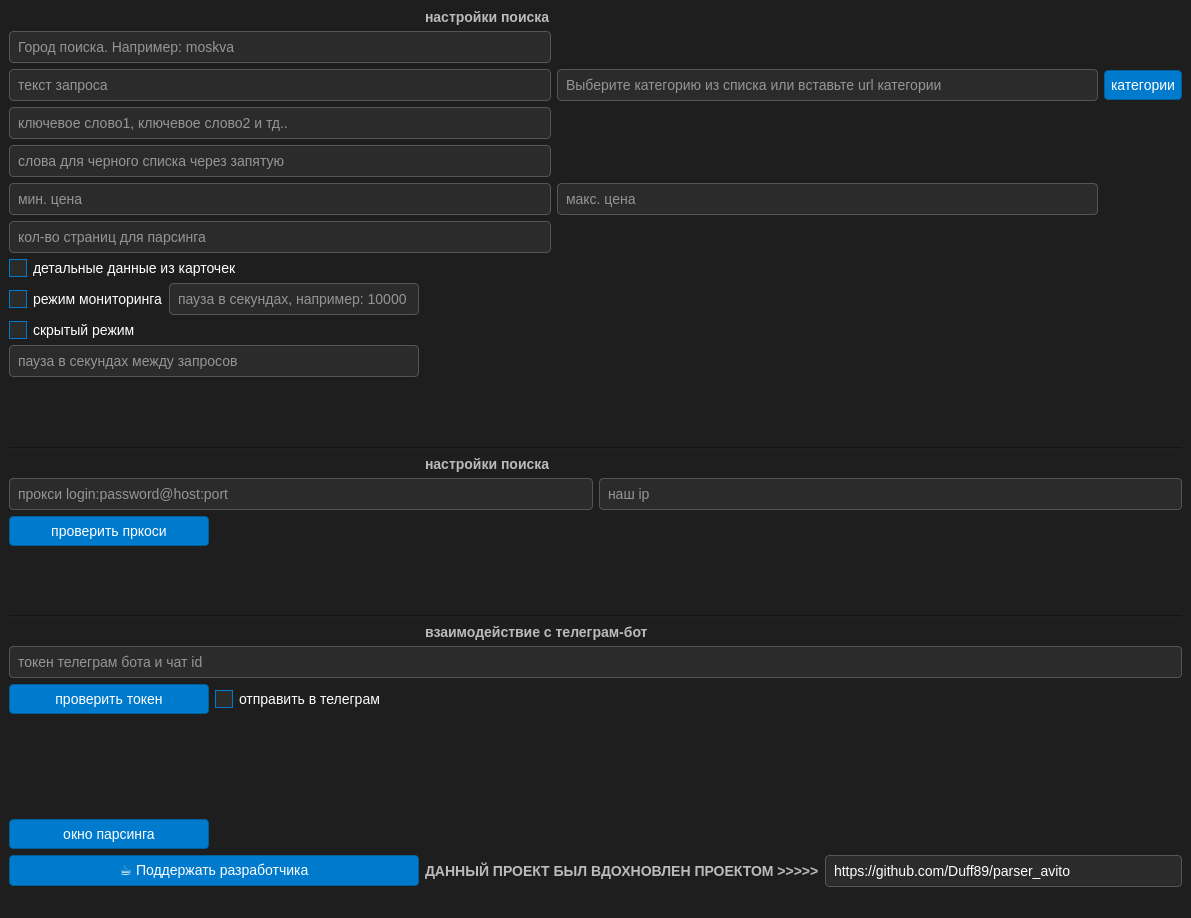
<?xml version="1.0" encoding="UTF-8"?>
<ui version="4.0">
 <class>MainWindow</class>
 <widget class="QMainWindow" name="MainWindow">
  <property name="geometry">
   <rect>
    <x>0</x>
    <y>0</y>
    <width>1191</width>
    <height>918</height>
   </rect>
  </property>
  <property name="windowTitle">
   <string>MainWindow</string>
  </property>
  <property name="styleSheet">
   <string notr="true">QWidget {
    background-color: #1e1e1e;
    color: #ffffff;
    font-family: Arial, sans-serif;
    font-size: 14px;
}

QLineEdit {
    background-color: #2b2b2b;
    border: 1px solid #555;
    border-radius: 4px;
    padding: 6px;
    color: #ffffff;
}

QLineEdit:focus {
    border: 1px solid #00aaff;
    background-color: #333;
}

QPushButton {
    background-color: #007acc;
    border: 1px solid #005f99;
    border-radius: 4px;
    padding: 6px;
    color: #ffffff;
}

QPushButton:hover {
    background-color: #005f99;
}

QPushButton:pressed {
    background-color: #004080;
}

QLabel {
    color: #bbbbbb;
    font-weight: bold;
}

QCheckBox {
    color: #ffffff;
}

QCheckBox::indicator {
    width: 16px;
    height: 16px;
    border: 1px solid #007acc;
    background: #2b2b2b;
}

QCheckBox::indicator:checked {
    background: #007acc;
    border: 1px solid #005f99;
}
</string>
  </property>
  <widget class="QWidget" name="centralwidget">
   <layout class="QGridLayout" name="gridLayout_5">
    <item row="13" column="1" colspan="2">
     <spacer name="verticalSpacer">
      <property name="orientation">
       <enum>Qt::Orientation::Vertical</enum>
      </property>
      <property name="sizeHint" stdset="0">
       <size>
        <width>20</width>
        <height>99</height>
       </size>
      </property>
     </spacer>
    </item>
    <item row="5" column="0" colspan="3">
     <widget class="Line" name="line">
      <property name="orientation">
       <enum>Qt::Orientation::Horizontal</enum>
      </property>
     </widget>
    </item>
    <item row="1" column="0" colspan="3">
     <layout class="QGridLayout" name="gridLayout">
      <item row="5" column="0">
       <widget class="QLineEdit" name="line_page_parse_count">
        <property name="placeholderText">
         <string>кол-во страниц для парсинга</string>
        </property>
       </widget>
      </item>
      <item row="0" column="0">
       <widget class="QLineEdit" name="line_city">
        <property name="placeholderText">
         <string>Город поиска. Например: moskva</string>
        </property>
       </widget>
      </item>
      <item row="1" column="2">
       <widget class="QPushButton" name="btn_category">
        <property name="maximumSize">
         <size>
          <width>100</width>
          <height>16777215</height>
         </size>
        </property>
        <property name="text">
         <string>категории</string>
        </property>
       </widget>
      </item>
      <item row="4" column="0">
       <widget class="QLineEdit" name="line_min_price">
        <property name="placeholderText">
         <string>мин. цена</string>
        </property>
       </widget>
      </item>
      <item row="1" column="0">
       <widget class="QLineEdit" name="line_search">
        <property name="maximumSize">
         <size>
          <width>1000</width>
          <height>16777215</height>
         </size>
        </property>
        <property name="placeholderText">
         <string>текст запроса</string>
        </property>
       </widget>
      </item>
      <item row="2" column="0">
       <widget class="QLineEdit" name="line_keywords">
        <property name="placeholderText">
         <string>ключевое слово1, ключевое слово2 и тд..</string>
        </property>
       </widget>
      </item>
      <item row="4" column="1">
       <widget class="QLineEdit" name="line_max_price">
        <property name="placeholderText">
         <string>макс. цена</string>
        </property>
       </widget>
      </item>
      <item row="1" column="1">
       <widget class="QLineEdit" name="line_category">
        <property name="placeholderText">
         <string>Выберите категорию из списка или вставьте url категории</string>
        </property>
       </widget>
      </item>
      <item row="3" column="0">
       <widget class="QLineEdit" name="line_black_list">
        <property name="placeholderText">
         <string>слова для черного списка через запятую</string>
        </property>
       </widget>
      </item>
     </layout>
    </item>
    <item row="0" column="1">
     <widget class="QLabel" name="label">
      <property name="layoutDirection">
       <enum>Qt::LayoutDirection::LeftToRight</enum>
      </property>
      <property name="text">
       <string>настройки поиска</string>
      </property>
     </widget>
    </item>
    <item row="7" column="0" colspan="3">
     <layout class="QGridLayout" name="gridLayout_3">
      <item row="0" column="0">
       <widget class="QLineEdit" name="line_proxy">
        <property name="placeholderText">
         <string>прокси login:password@host:port</string>
        </property>
       </widget>
      </item>
      <item row="0" column="1">
       <widget class="QLineEdit" name="line_current_ip">
        <property name="placeholderText">
         <string>наш ip </string>
        </property>
       </widget>
      </item>
      <item row="1" column="0">
       <widget class="QPushButton" name="btn_check_proxy">
        <property name="maximumSize">
         <size>
          <width>200</width>
          <height>16777215</height>
         </size>
        </property>
        <property name="text">
         <string>проверить пркоси</string>
        </property>
       </widget>
      </item>
     </layout>
    </item>
    <item row="9" column="0" colspan="3">
     <widget class="Line" name="line_2">
      <property name="orientation">
       <enum>Qt::Orientation::Horizontal</enum>
      </property>
     </widget>
    </item>
    <item row="2" column="1">
     <spacer name="horizontalSpacer">
      <property name="orientation">
       <enum>Qt::Orientation::Horizontal</enum>
      </property>
      <property name="sizeHint" stdset="0">
       <size>
        <width>370</width>
        <height>20</height>
       </size>
      </property>
     </spacer>
    </item>
    <item row="4" column="1" colspan="2">
     <spacer name="verticalSpacer_3">
      <property name="orientation">
       <enum>Qt::Orientation::Vertical</enum>
      </property>
      <property name="sizeHint" stdset="0">
       <size>
        <width>20</width>
        <height>40</height>
       </size>
      </property>
     </spacer>
    </item>
    <item row="14" column="0">
     <widget class="QPushButton" name="btn_start">
      <property name="minimumSize">
       <size>
        <width>200</width>
        <height>0</height>
       </size>
      </property>
      <property name="maximumSize">
       <size>
        <width>200</width>
        <height>16777215</height>
       </size>
      </property>
      <property name="text">
       <string>окно парсинга</string>
      </property>
     </widget>
    </item>
    <item row="8" column="1" colspan="2">
     <spacer name="verticalSpacer_4">
      <property name="orientation">
       <enum>Qt::Orientation::Vertical</enum>
      </property>
      <property name="sizeHint" stdset="0">
       <size>
        <width>20</width>
        <height>40</height>
       </size>
      </property>
     </spacer>
    </item>
    <item row="6" column="1">
     <widget class="QLabel" name="label_2">
      <property name="text">
       <string>настройки поиска</string>
      </property>
     </widget>
    </item>
    <item row="15" column="0">
     <widget class="QPushButton" name="btn_donate">
      <property name="text">
       <string>☕ Поддержать разработчика</string>
      </property>
     </widget>
    </item>
    <item row="2" column="0">
     <layout class="QGridLayout" name="gridLayout_2">
      <item row="2" column="1">
       <widget class="QLineEdit" name="line_pause">
        <property name="sizePolicy">
         <sizepolicy hsizetype="Fixed" vsizetype="Fixed">
          <horstretch>0</horstretch>
          <verstretch>0</verstretch>
         </sizepolicy>
        </property>
        <property name="minimumSize">
         <size>
          <width>250</width>
          <height>0</height>
         </size>
        </property>
        <property name="maximumSize">
         <size>
          <width>250</width>
          <height>16777215</height>
         </size>
        </property>
        <property name="inputMethodHints">
         <set>Qt::InputMethodHint::ImhDigitsOnly</set>
        </property>
        <property name="placeholderText">
         <string>пауза в секундах, например: 10000</string>
        </property>
       </widget>
      </item>
      <item row="3" column="0">
       <widget class="QCheckBox" name="checkBox_headless">
        <property name="text">
         <string>скрытый режим</string>
        </property>
       </widget>
      </item>
      <item row="0" column="0" colspan="2">
       <widget class="QCheckBox" name="checkBox_detail_cards_info">
        <property name="text">
         <string>детальные данные из карточек</string>
        </property>
       </widget>
      </item>
      <item row="2" column="0">
       <widget class="QCheckBox" name="checkBox_update">
        <property name="text">
         <string>режим мониторинга</string>
        </property>
       </widget>
      </item>
     </layout>
    </item>
    <item row="10" column="1">
     <widget class="QLabel" name="label_3">
      <property name="text">
       <string>взаимодействие с телеграм-бот</string>
      </property>
     </widget>
    </item>
    <item row="11" column="0" colspan="3">
     <layout class="QGridLayout" name="gridLayout_4">
      <item row="0" column="0" colspan="2">
       <widget class="QLineEdit" name="line_tg_token">
        <property name="minimumSize">
         <size>
          <width>500</width>
          <height>0</height>
         </size>
        </property>
        <property name="placeholderText">
         <string>токен телеграм бота и чат id</string>
        </property>
       </widget>
      </item>
      <item row="1" column="0">
       <widget class="QPushButton" name="btn_check_tg_token">
        <property name="maximumSize">
         <size>
          <width>200</width>
          <height>16777215</height>
         </size>
        </property>
        <property name="text">
         <string>проверить токен</string>
        </property>
       </widget>
      </item>
      <item row="1" column="1">
       <widget class="QCheckBox" name="checkBox_send_tg">
        <property name="text">
         <string>отправить в телеграм</string>
        </property>
       </widget>
      </item>
     </layout>
    </item>
    <item row="2" column="2">
     <spacer name="horizontalSpacer_2">
      <property name="orientation">
       <enum>Qt::Orientation::Horizontal</enum>
      </property>
      <property name="sizeHint" stdset="0">
       <size>
        <width>370</width>
        <height>20</height>
       </size>
      </property>
     </spacer>
    </item>
    <item row="3" column="0">
     <widget class="QLineEdit" name="line_requests_pause">
      <property name="maximumSize">
       <size>
        <width>16777215</width>
        <height>16777215</height>
       </size>
      </property>
      <property name="placeholderText">
       <string>пауза в секундах между запросов</string>
      </property>
     </widget>
    </item>
    <item row="15" column="2">
     <widget class="QLineEdit" name="lineEdit">
      <property name="text">
       <string>https://github.com/Duff89/parser_avito</string>
      </property>
      <property name="readOnly">
       <bool>true</bool>
      </property>
     </widget>
    </item>
    <item row="15" column="1">
     <widget class="QLabel" name="label_4">
      <property name="text">
       <string>ДАННЫЙ ПРОЕКТ БЫЛ ВДОХНОВЛЕН ПРОЕКТОМ &gt;&gt;&gt;&gt;&gt;</string>
      </property>
     </widget>
    </item>
   </layout>
  </widget>
  <widget class="QMenuBar" name="menubar">
   <property name="geometry">
    <rect>
     <x>0</x>
     <y>0</y>
     <width>1191</width>
     <height>22</height>
    </rect>
   </property>
  </widget>
  <widget class="QStatusBar" name="statusbar"/>
 </widget>
 <resources/>
 <connections/>
</ui>
